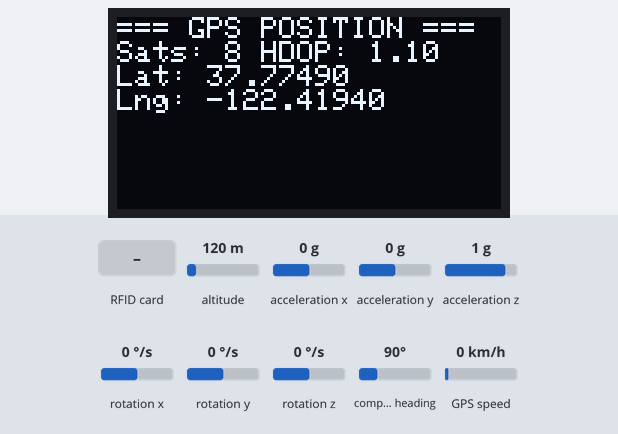
The sketch below on a simulated ESP32. On the bench: 128×64 one-colour display. Inputs (shaded band) come from the test bench; at power-on: altitude 120 m, acceleration x 0 g, compass heading 90°, acceleration y 0 g, acceleration z 1 g, rotation x 0 °/s, rotation y 0 °/s, rotation z 0 °/s, GPS speed 0 km/h. The GPS gets a fix after 3 s at 37.7749, -122.4194 with 8 satellites; what the sketch prints to the serial monitor is not drawn.

Above: at 4.8 s.
4.9 s: altitude set to 20 m
At 7.6 s:
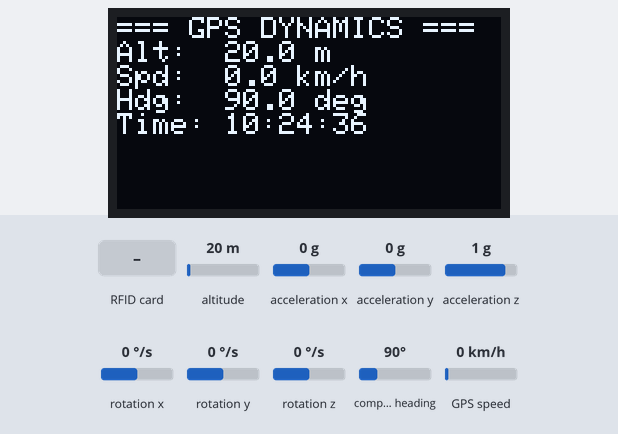
9.0 s: RFID card 5E 7A 19 C4 held to the reader
At 10.2 s:
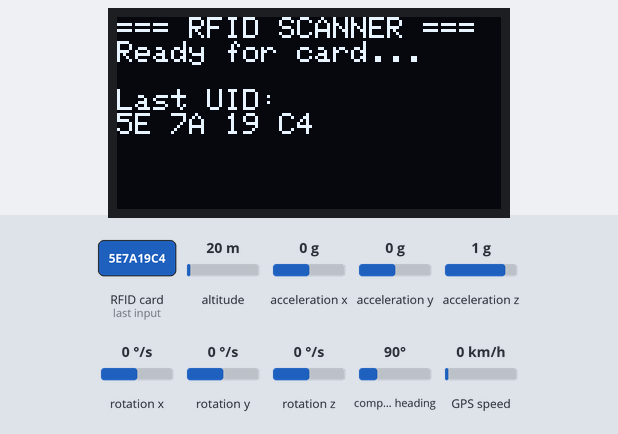
13.1 s: acceleration x set to -1.4 g
At 13.7 s:
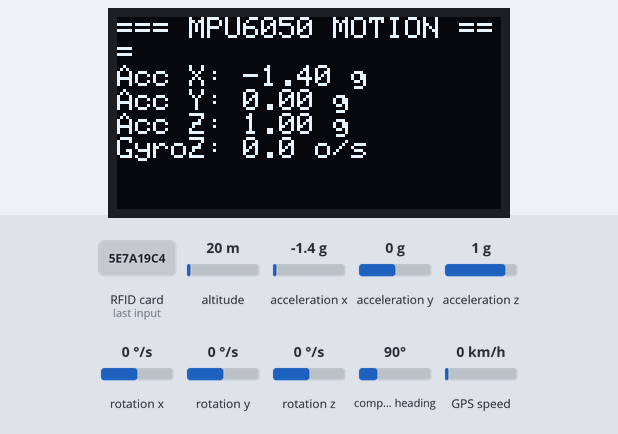
17.2 s: compass heading set to 7°
At 19.7 s:
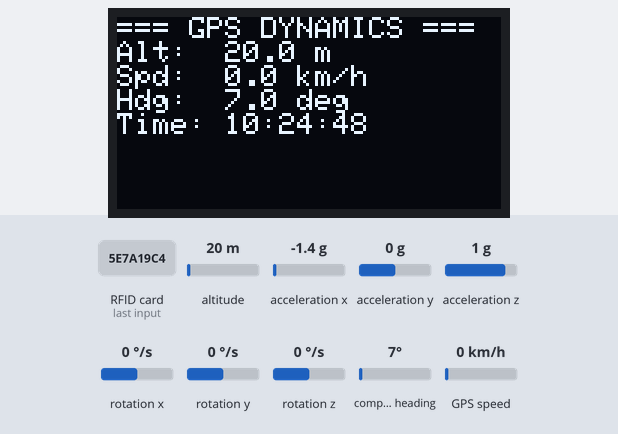
21.3 s: acceleration y set to -1.4 g
At 25.3 s:
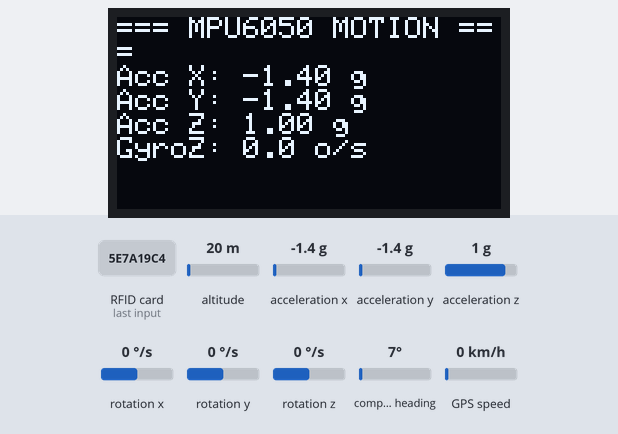
25.4 s: acceleration z set to -1.4 g
At 26.5 s:
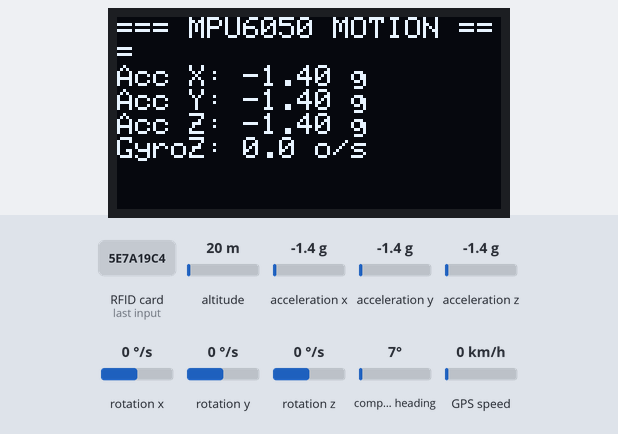
Timing chart, 0 to 28.4 s (numbered marks = the images above; inputs shaded):
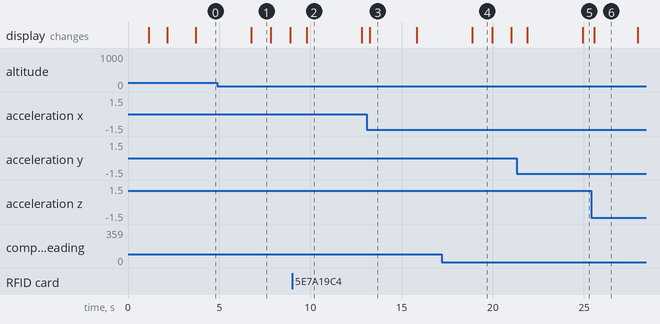

The sketch:

Hardware_Code.ino
```cpp
#include <Wire.h>
#include <SPI.h>
#include <MPU6050_light.h>
#include <TinyGPSPlus.h>
#include <Adafruit_GFX.h>
#include <Adafruit_SSD1306.h>
#include <MFRC522.h>

// 1. OLED Display Settings (128x64)
#define SCREEN_WIDTH 128
#define SCREEN_HEIGHT 64
#define OLED_RESET    -1
Adafruit_SSD1306 display(SCREEN_WIDTH, SCREEN_HEIGHT, &Wire, OLED_RESET);

// 2. RFID Pins (SPI)
#define RST_PIN 27
#define SS_PIN  5
MFRC522 rfc(SS_PIN, RST_PIN);

// 3. Sensors and Communication Objects
MPU6050 mpu(Wire);
TinyGPSPlus gps;
HardwareSerial gpsSerial(2); // GPS on UART2 (RX=16, TX=17)

unsigned long displayTimer = 0;
unsigned long serialTimer = 0;
unsigned long pageTimer = 0;
int displayPage = 0; // 0 = Motion, 1 = GPS Position, 2 = GPS Dynamics/Time, 3 = RFID
String lastRfidTag = "None";

void setup() {
  Serial.begin(115200);
  while (!Serial);
  Serial.println(F("\n--- Initializing Advanced Quad-System Telemetry ---"));

  // Initialize Communication Buses
  Wire.begin(21, 22);                        // I2C for MPU6050 & OLED
  gpsSerial.begin(9600, SERIAL_8N1, 16, 17); // UART for NEO-6M GPS
  SPI.begin();                               // SPI for RC522 RFID
  rfc.PCD_Init();                            // Initialize RFID Reader

  // Initialize OLED Display (Address 0x3C)
  if(!display.begin(SSD1306_SWITCHCAPVCC, 0x3C)) {
    Serial.println(F("ERROR: SSD1306 allocation failed!"));
    while(1);
  }

  display.clearDisplay();
  display.setTextSize(1);
  display.setTextColor(SSD1306_WHITE);
  display.setCursor(0, 0);
  display.println(F("Booting Advanced System..."));
  display.display();
  delay(1000);

  // Initialize MPU6050 Motion Sensor
  byte status = mpu.begin();
  Serial.print(F("MPU6050 Status: ")); Serial.println(status);
  if (status != 0) {
    display.clearDisplay();
    display.setCursor(0, 0);
    display.println(F("MPU6050 Error!"));
    display.display();
    while(1);
  }

  display.clearDisplay();
  display.setCursor(0, 0);
  display.println(F("Calibrating MPU..."));
  display.setCursor(0, 10);
  display.println(F("Keep sensor still!"));
  display.display();

  mpu.calcOffsets(true, true); // Automatic calibration
  Serial.println(F("MPU6050 Calibration Complete."));

  display.clearDisplay();
  display.setCursor(0, 0);
  display.println(F("All Systems Online!"));
  display.display();
  delay(1500);
}

void loop() {
  // 1. Continuously feed incoming GPS NMEA sentences into TinyGPS++
  while (gpsSerial.available() > 0) {
    gps.encode(gpsSerial.read());
  }

  // 2. Update MPU6050 motion calculations
  mpu.update();

  // 3. Check for incoming RFID tag scans
  if (rfc.PICC_IsNewCardPresent() && rfc.PICC_ReadCardSerial()) {
    lastRfidTag = "";
    for (byte i = 0; i < rfc.uid.size; i++) {
      lastRfidTag += String(rfc.uid.uidByte[i] < 0x10 ? "0" : "");
      lastRfidTag += String(rfc.uid.uidByte[i], HEX);
      if (i < rfc.uid.size - 1) lastRfidTag += " ";
    }
    lastRfidTag.toUpperCase();

    Serial.print(F("[RFID EVENT] Scanned Tag UID: "));
    Serial.println(lastRfidTag);

    rfc.PICC_HaltA();
    rfc.PCD_StopCrypto1();
  }

  // 4. Rotate OLED display pages every 3 seconds (0 to 3)
  if (millis() - pageTimer > 3000) {
    pageTimer = millis();
    displayPage = (displayPage + 1) % 4;
  }

  // 5. Refresh OLED Screen every 200ms
  if (millis() - displayTimer > 200) {
    displayTimer = millis();

    display.clearDisplay();
    display.setCursor(0, 0);
    display.setTextSize(1);

    if (displayPage == 0) {
      // --- PAGE 0: Motion Telemetry ---
      display.println(F("=== MPU6050 MOTION ==="));
      display.print(F("Acc X: ")); display.print(mpu.getAccX(), 2); display.println(F(" g"));
      display.print(F("Acc Y: ")); display.print(mpu.getAccY(), 2); display.println(F(" g"));
      display.print(F("Acc Z: ")); display.print(mpu.getAccZ(), 2); display.println(F(" g"));
      display.print(F("GyroZ: ")); display.print(mpu.getGyroZ(), 1); display.println(F(" o/s"));
    }
    else if (displayPage == 1) {
      // --- PAGE 1: GPS Position & Quality ---
      display.println(F("=== GPS POSITION ==="));
      display.print(F("Sats: ")); display.print(gps.satellites.value());
      display.print(F(" HDOP: "));
      if (gps.hdop.isValid()) display.println(gps.hdop.hdop()); else display.println(F("N/A"));

      if (gps.location.isValid()) {
        display.print(F("Lat: ")); display.println(gps.location.lat(), 5);
        display.print(F("Lng: ")); display.println(gps.location.lng(), 5);
      } else {
        display.println(F("Status: Searching..."));
        display.println(F("Need sky view!"));
      }
    }
    else if (displayPage == 2) {
      // --- PAGE 2: GPS Dynamics & UTC Time ---
      display.println(F("=== GPS DYNAMICS ==="));
      if (gps.location.isValid()) {
        display.print(F("Alt:  ")); display.print(gps.altitude.meters(), 1); display.println(F(" m"));
        display.print(F("Spd:  ")); display.print(gps.speed.kmph(), 1); display.println(F(" km/h"));
        display.print(F("Hdg:  ")); display.print(gps.course.deg(), 1); display.println(F(" deg"));

        display.print(F("Time: "));
        if (gps.time.isValid()) {
          if (gps.time.hour() < 10) display.print(F("0"));
          display.print(gps.time.hour()); display.print(F(":"));
          if (gps.time.minute() < 10) display.print(F("0"));
          display.print(gps.time.minute()); display.print(F(":"));
          if (gps.time.second() < 10) display.print(F("0"));
          display.println(gps.time.second());
        } else {
          display.println(F("Syncing..."));
        }
      } else {
        display.println(F("Waiting for fix"));
        display.println(F("to read dynamics."));
      }
    }
    else {
      // --- PAGE 3: RFID Status ---
      display.println(F("=== RFID SCANNER ==="));
      display.println(F("Ready for card..."));
      display.println();
      display.print(F("Last UID:\n"));
      display.println(lastRfidTag);
    }

    display.display();
  }

  // 6. Print complete high-detail diagnostic telemetry to Serial Monitor every 2 seconds
  if (millis() - serialTimer > 2000) {
    serialTimer = millis();
    Serial.println(F("--------------------------------------------------"));
    Serial.print(F("Motion -> AccX: ")); Serial.print(mpu.getAccX(), 2);
    Serial.print(" | AccY: "); Serial.print(mpu.getAccY(), 2);
    Serial.print(" | AccZ: "); Serial.println(mpu.getAccZ(), 2);

    Serial.print(F("GPS Pos-> Sats: ")); Serial.print(gps.satellites.value());
    Serial.print(" | HDOP: "); Serial.print(gps.hdop.isValid() ? String(gps.hdop.hdop()) : "N/A");
    if (gps.location.isValid()) {
      Serial.print(" | Lat: "); Serial.print(gps.location.lat(), 6);
      Serial.print(" | Lng: "); Serial.println(gps.location.lng(), 6);
    } else {
      Serial.print(" | Status: Waiting for fix");
    }
    Serial.println();

    Serial.print(F("GPS Dyn-> Alt: ")); Serial.print(gps.altitude.meters(), 1); Serial.print("m");
    Serial.print(" | Speed: "); Serial.print(gps.speed.kmph(), 1); Serial.print("km/h");
    Serial.print(" | Heading: "); Serial.print(gps.course.deg(), 1); Serial.println(" deg");

    Serial.print(F("RFID   -> Last Tag: ")); Serial.println(lastRfidTag);
    Serial.println(F("--------------------------------------------------\n"));
  }
}
```

Measured:
- after the input at 9.0 s, the display: changes after 0.79 s (image 2)
- after the input at 13.1 s, the display: changes after 0.14 s (image 3)
- after the input at 25.4 s, the display: changes after 0.17 s (image 6)
- what the display in image 1 shows lasts 1.0 s, from 6.8 s to 7.8 s
- what the display in image 2 shows lasts 3.0 s, from 9.8 s to 12.8 s
- what the display in image 3 shows lasts 2.6 s, from 13.2 s to 15.8 s
